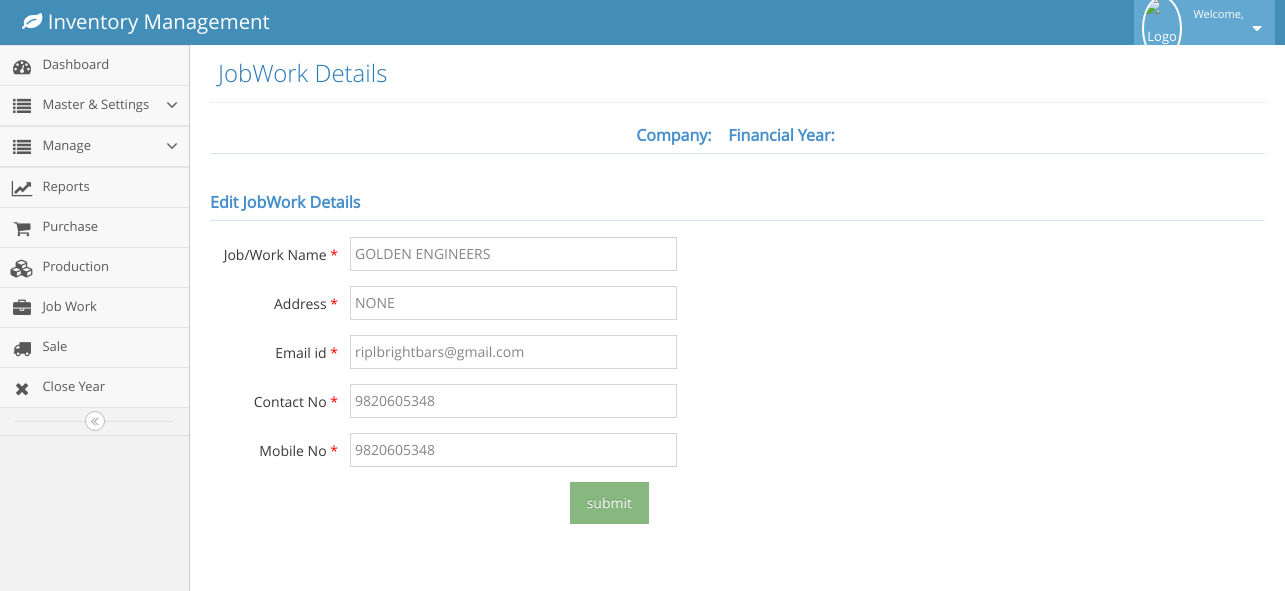
Page /editjobwork.php?id=4 (signed in) on the committed database.
### tables this page shows
CREATE TABLE `jobworkmanagement` (
  `id` int(11) NOT NULL,
  `name` varchar(30) NOT NULL,
  `address` varchar(100) NOT NULL,
  `email` varchar(30) NOT NULL,
  `contact` varchar(15) NOT NULL,
  `mobNo` varchar(15) NOT NULL,
  `createdOn` timestamp NOT NULL DEFAULT CURRENT_TIMESTAMP
);

### editjobwork.php (the view, shortened to what this page needs)
<!DOCTYPE html>
<?php
  include('config.php');
  $fy=$_SESSION['fy'];
  $company=$_SESSION['cname'];
  $id=$_GET['id'];
?>
<html lang="en">
	<head>
		<link rel="stylesheet" href="assets/css/bootstrap.min.css" />
		<link rel="stylesheet" href="assets/font-awesome/4.5.0/css/font-awesome.min.css" />
		<link rel="stylesheet" href="assets/css/ace.min.css" class="ace-main-stylesheet" id="main-ace-style" />
		<link rel="stylesheet" href="assets/css/ace-skins.min.css" />
		<link rel="stylesheet" href="assets/css/ace-rtl.min.css" />
	</head>
	<body class="no-skin">
		<?php include('navbar.php') ?>
		<div class="main-container ace-save-state" id="main-container">
			<?php include('menubar.php') ?>
			<div class="main-content">
				<div class="main-content-inner">
					<div class="page-content">
						<div class="page-header">
							<h1>
						JobWork Details
							</h1>
						</div>
						<h5 class="header blue lighter bigger" align="center">
												<b>Company:&nbsp; <?php echo $company ?>  &nbsp;
												Financial Year:&nbsp; <?php echo $fy ?> </b>
						</h5>
						<div class="row">
							<div class="col-xs-12">
								<?php
													$query=mysqli_query($conn,"select * from jobworkmanagement where id='$id'");
													while($row=mysqli_fetch_array($query))
													{
														$name=$row['name'];
														$address=$row['address'];
														$email=$row['email'];
														$contactno=$row['contact'];
														$mobile=$row['mobNo'];
														}
													?>
								<form class="form-horizontal" method="POST" action="editjobworkpro.php" class="pull-right">
									<h5 class="header blue lighter bigger"><b>
												<?php if(@isset($_GET['error'])){echo $_GET['error'];} else{echo 'Edit JobWork Details';} ?></b>
											</h5>
									<div class="form-group">
										<label class="col-sm-1
										 control-label no-padding-right" for="form-field-1"  style="width: 140px;"> Job/Work Name <span style="color:red">*</span></label>
										<div class="col-sm-9">
											<input type="text"  name="JobWorkname" value="<?php echo $name ; ?>" class="col-xs-10 col-sm-5">
										</div>
									</div>
									<div class="form-group">
										<label class="col-sm-1 control-label no-padding-right" for="form-field-1"  style="width: 140px;"> Address
										<span style="color:red">*</span></label>
										<div class="col-sm-9">
											<input type="text" pattern="[a-zA-Z]+" name="address"  value="<?php echo $address ; ?>" class="col-xs-10 col-sm-5" />
										</div>
									</div>
									<div class="form-group">
										<label class="col-sm-1 control-label no-padding-right" for="form-field-1"  style="width: 140px;"> Email id <span style="color:red">*</span></label>
										<div class="col-sm-9">
											<input type="email" name="emailid" value="<?php echo $email ; ?>" class="col-xs-10 col-sm-5" />
										</div>
									</div>
									<div class="form-group">
										<label class="col-sm-1 control-label no-padding-right" for="form-field-1"  style="width: 140px;"> Contact No <span style="color:red">*</span></label>
										<div class="col-sm-9">
											<input type="tel"  pattern="[789][0-9]{9}" maxlength="10" id="form-field-1" name="contactno" value="<?php echo $contactno ; ?>" class="col-xs-10 col-sm-5" />
										</div>
									</div>
									<div class="form-group">
										<label class="col-sm-1 control-label no-padding-right" for="form-field-1"  style="width: 140px;"> Mobile No <span style="color:red">*</span></label>
										<div class="col-sm-9">
											<input type="tel"  pattern="[789][0-9]{9}"  maxlength="10" id="form-field-1" name="mobileno" value="<?php echo $mobile ; ?>"  class="col-xs-10 col-sm-5" />
										</div>
									</div>
									<div class="form-group">
									<div class="col-md-offset-4 col-md-9">
										<input type="Submit" class="btn btn-bg btn-success" type="button" name="btnsubmit" value="submit"/>
									</div>
								</div>
								</form>
					</div>
				</div>
			</div>
		</div>
</div>
</div>
	</body>
</html>

### rows in the picture
jobworkmanagement: JobWorkname "GOLDEN ENGINEERS", address "NONE", emailid "riplbrightbars@gmail.com", contactno "9820605348", mobileno "9820605348"
